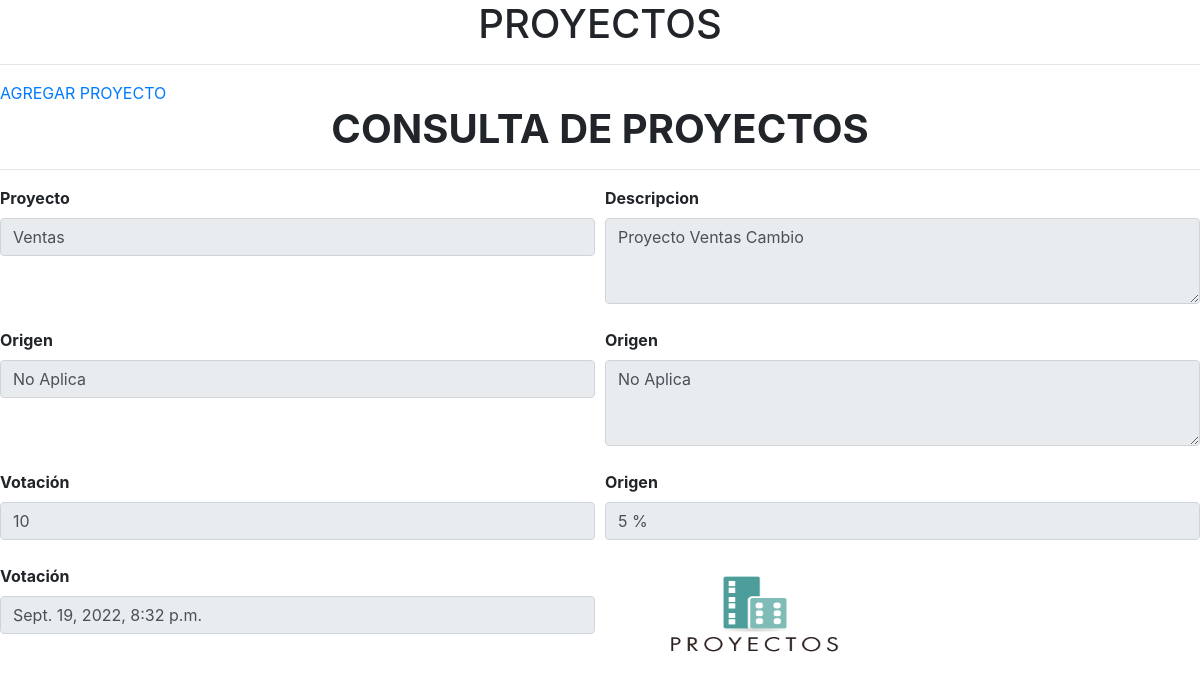
Screenshot of /proyecto/dbeee53c-e4da-4522-b1cf-68a4767ad982/ with the database file from the repository.
### projects/models.py (models this page shows, shortened)
class Proyecto(models.Model):
    Titulo=models.CharField(max_length=200)
    Descripcion=models.TextField(null=True,blank=True)
    ImagenDefecto=models.ImageField(null=True, blank=True,default="proyectos.png")
    DemoLink=models.CharField(max_length=2000,null=True, blank=True)
    SourceLink=models.CharField(max_length=2000,null=True, blank=True)
    VotosTotal=models.IntegerField(default=0,null=True, blank=True)
    VotosRatio=models.IntegerField(default=0,null=True, blank=True)
    Tags=models.ManyToManyField('Tag',blank=True)
    FechaCreacion=models.DateTimeField(auto_now_add=True)
    Id=models.UUIDField(default=uuid.uuid4, unique=True, primary_key=True,editable=False)

### projects/views.py (the view)
# urls.py: path('proyecto/<str:pk>/',views.proyecto, name="proyecto"),
def proyecto(request, pk):
    proyectoObj=Proyecto.objects.get(Id=pk)
    return render(request,"proyectos/consula_proyectos.html",{"proyecto":proyectoObj})

### projects/templates/proyectos/consula_proyectos.html (shortened to what this page needs)
{% extends "main.html" %}
{% block content %}
<H1 style="text-align: center;"><STRONG> CONSULTA DE PROYECTOS</STRONG></H1>
    <hr>
    <form id="frmConsultaEsp">
        <div class="form-row">
            <div class="col">
                <label for="lblProyecto"><strong>Proyecto</strong></label>
                <input type="text" id="txtTitulo" readonly class="form-control" value="{{proyecto.Titulo}}" />
            </div>
            <div class="col">
                <label for="lblDescripcion"><strong>Descripcion</strong></label>
                <textarea class="form-control" id="txtDescripcion" rows="3" readonly>{{proyecto.Descripcion}}
                </textarea>
            </div>
        </div>
        <br>
        <div class="form-row">
            <div class="col">
                <label for="lblOrigen"><strong>Origen</strong></label>
                <input type="text" id="txtDemoLink" readonly class="form-control" value="{{proyecto.DemoLink}}" />
            </div>
            <div class="col">
                <label for="lblSourceLink"><strong>Origen</strong></label>
                <textarea class="form-control" id="txtSourceLInk" rows="3" readonly>{{proyecto.SourceLink}}
                </textarea>
            </div>
        </div>
        <br>
        <div class="form-row">
            <div class="col">
                <label for="lblVotacion"><strong>Votación</strong></label>
                <input type="text" id="txtVotacion" readonly class="form-control" value="{{proyecto.VotosTotal}}" />
            </div>
            <div class="col">
                <label for="lblPorcVotacion"><strong>Origen</strong></label>
                <input type="text" id="txtVotacion" readonly class="form-control" value="{{proyecto.VotosRatio}} %" />
            </div>
        </div>
        <br>
        <div class="form-row">
            <div class="col">
                <label for="lblFechaCreacion"><strong>Votación</strong></label>
                <input type="text" id="txtFechaCreacion" readonly class="form-control" value="{{proyecto.FechaCreacion}}" />
            </div>
            <div class="col">
                <img src="{{proyecto.ImagenDefecto.url}}" width="300px" height="100px"  />
            </div>
        </div>
    </form>
{% endblock content %}

### templates/main.html (shortened to what this page needs)
<!DOCTYPE html>
{% load static %}
<html>
<head>
    <link  rel="stylesheet" type="text/css" href='{% static "bootstrap/css/bootstrap.min.css"  %}' />
</head>
<body>
    {% include 'navbar.html' %}
    {% block content %}
    {% endblock content %}
</body>
</html>

### templates/navbar.html
{% load static %}
<h1 style="text-align: center;">PROYECTOS</h1>
<hr>
<a href="{% url 'agregar_proyectos' %}">AGREGAR PROYECTO</a>

### rows the page displays
Proyecto: Titulo "Ventas", Descripcion "Proyecto Ventas Cambio", DemoLink "No Aplica", SourceLink "No Aplica", VotosTotal "10", VotosRatio "5 %", FechaCreacion "Sept. 19, 2022, 8:32 p.m.", ImagenDefecto (picture)
